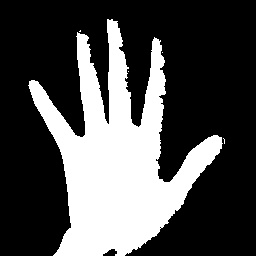
#> input picture data/papers/101.jpg, 256 x 256 px, given in place of the camera
$ python collect_dataset.py
#> lines starting #> are read from the running program, lines starting #| are printed output that depends on the picture; after the words box and inside, x2 and y2 are one past the last pixel; in counts of white or black regions, pixels touching at a corner belong together
import cv2
import os

#init folder and check number of images in each folder
path = 'data'
if not os.path.exists(path):
    os.makedirs(path)
img = (
    {'name':'scissors', 'index': 0},
    {'name':'rocks', 'index': 0},
    {'name':'papers', 'index': 0},
    )
for i in range(3):
    if not os.path.exists(os.path.join(path,img[i]['name'])):
        os.makedirs(os.path.join(path,img[i]['name']))
    img[i]['index'] = len(os.listdir(os.path.join(path,img[i]['name'])))
#------------------------------------------------------#
camera = cv2.VideoCapture(0)
X1,Y1,X2,Y2 = 160,140,400,360

while True:
    _, FrameImage = camera.read()
#> FrameImage is the input picture: shape (256, 256, 3); min 0, max 255, mean 76.8
    FrameImage = cv2.flip(FrameImage, 1)
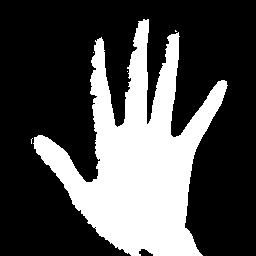
#> FrameImage: shape (256, 256, 3); min 0, max 255, mean 76.8
    #cv2.imshow("Webcam", FrameImage)
    cv2.rectangle(FrameImage, (X1, Y1), (X2, Y2), (0,255,0) ,1)
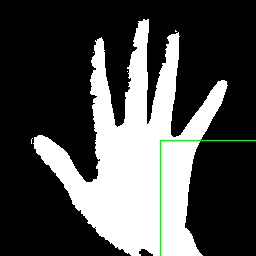
#> FrameImage: shape (256, 256, 3); 0.32% of pixels changed, all inside (x1, y1, x2, y2) = (160, 140, 256, 256)
    hand = FrameImage[Y1:Y2, X1:X2]
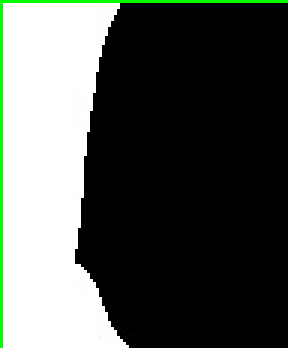
#> hand: shape (116, 96, 3) (shown 3 times larger); mean B, G, R 80.2, 85, 80.2
    hand = cv2.resize(hand, (256, 256))  # ROI RESIZE (配合訓練大小)
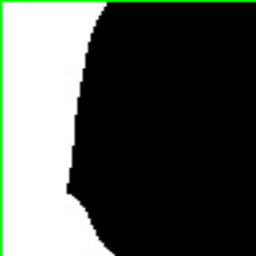
#> hand: shape (256, 256, 3); mean B, G, R 80.2, 85, 80.2
    hand = cv2.cvtColor(hand, cv2.COLOR_BGR2GRAY) # ROI 轉灰階
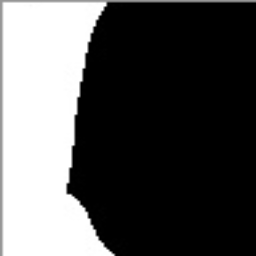
#> hand: shape (256, 256); min 0, max 255, mean 83
    _, output = cv2.threshold(hand, 158, 255, cv2.THRESH_BINARY) # 用來顯示
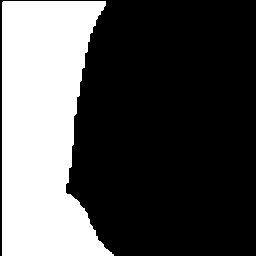
#> output: shape (256, 256); 31.8% white; 1 white region, box (x1, y1, x2, y2) and area: (2, 1, 114, 256) 20809
    cv2.imshow("HAND", output)

    c = cv2.waitKey(1)
#> (key Esc is pressed here)
    if 0 <= c-49 < 3:
        i=c-49
        print(img[i]['name'], img[i]['index'])
        print('SPACE TO START TAKE A PICTURE!')
    elif c == 32: #space
        img[i]['index']+=1
        print(img[i]['index'])
        cv2.imwrite(os.path.join(path,img[i]['name'],str(img[i]['index'])+'.jpg'),output)
    elif c == 27: #esc
        break

camera.release()
cv2.destroyAllWindows()
